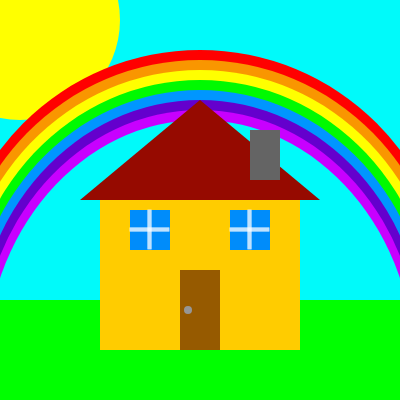
Frame 1 (no input)
Frame 60 (no input): identical to frame 1, image omitted
Frame 120 (the mouse pressed at the canvas centre since frame 60): identical to frame 1, image omitted

The p5.js sketch that drew this single still picture (run headless with seeded random() and noise() and a simulated clock; from frame 60 on, the mouse is pressed at the canvas centre):

// p5.js sketch
// ── sketch.js
function setup() {
	createCanvas(400, 400);
}

function draw() {
	house();
}

function house() {
	noStroke();
	background(0, 250, 250);

	//Sun
	fill(255, 255, 0);
	ellipse(20, 20, 200, 200);

	//Rainbow
	noStroke();
	fill(255, 0, 0);
	ellipse(200, 300, 500, 500);
	fill(249, 150, 0);
	ellipse(200, 310, 490, 500);
	fill(255, 255, 0);
	ellipse(200, 320, 480, 500);
	fill(0, 250, 0);
	ellipse(200, 330, 470, 500);
	fill(0, 150, 255);
	ellipse(200, 340, 460, 500);
	fill(100, 0, 205);
	ellipse(200, 350, 450, 500);
	fill(200, 0, 255);
	ellipse(200, 360, 440, 500);
	fill(0, 250, 250);
	ellipse(200, 370, 430, 500);

	//Grass
	fill(0, 255, 0);
	rect(0,300,500,500);

	//House
	fill(255, 204, 0);
	rect(100,200,200,150);

	//Windows
	fill(0, 140, 250);
	rect(130,210,40,40);
	rect(230,210,40,40);
	stroke(255);

	line(148, 210, 148, 249);
	line(149, 210, 149, 249);
	line(150, 210, 150, 249);
	line(151, 210, 151, 249);

	line(130, 228, 169, 228);
	line(130, 229, 169, 229);
	line(130, 230, 169, 230);
	line(130, 231, 169, 231);

	line(248, 210, 248, 249);
	line(249, 210, 249, 249);
	line(250, 210, 250, 249);
	line(251, 210, 251, 249);

	line(230, 228, 269, 228);
	line(230, 229, 269, 229);
	line(230, 230, 269, 230);
	line(230, 231, 269, 231);
	noStroke();

	//Door
	fill(150, 90, 0);
	rect(180,270,40,80);
	fill(150);
	ellipse(188, 310, 8, 8);
	
	//Roof
	fill(150, 10, 0);
	triangle(80, 200, 200, 100, 320, 200);

	//Pipe
	fill(100);
	rect(250, 130, 30, 50);
}
